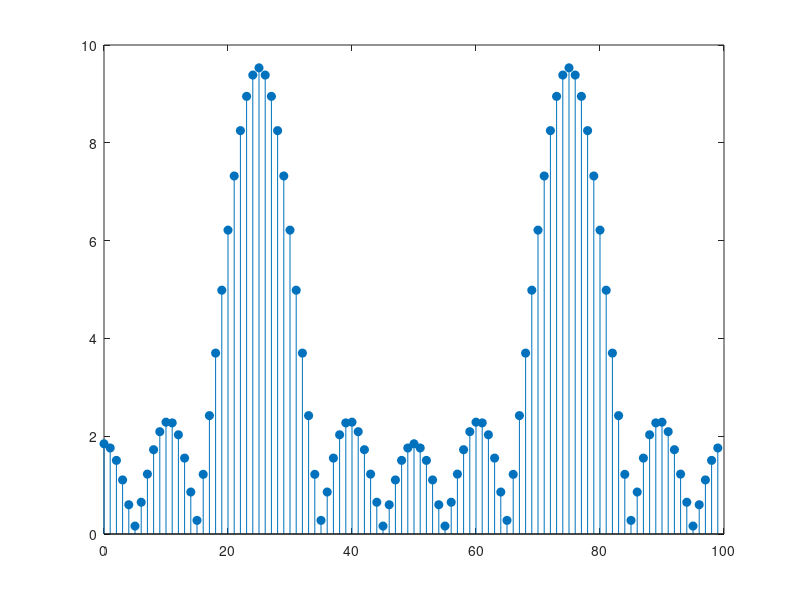

MATLAB code to generate this figure:
clc;
close all;
clear all;
N=100;
n=0:N-1;
k=0:N-1;
xw=exp(-j*2*pi/N*n'*k);
m=0:9;
vec=cos(0.48*pi*m)+cos(0.52*pi*m);
vect=[vec,zeros(1,90)];
xk=vect*xw;
stem(k,abs(xk),'filled');